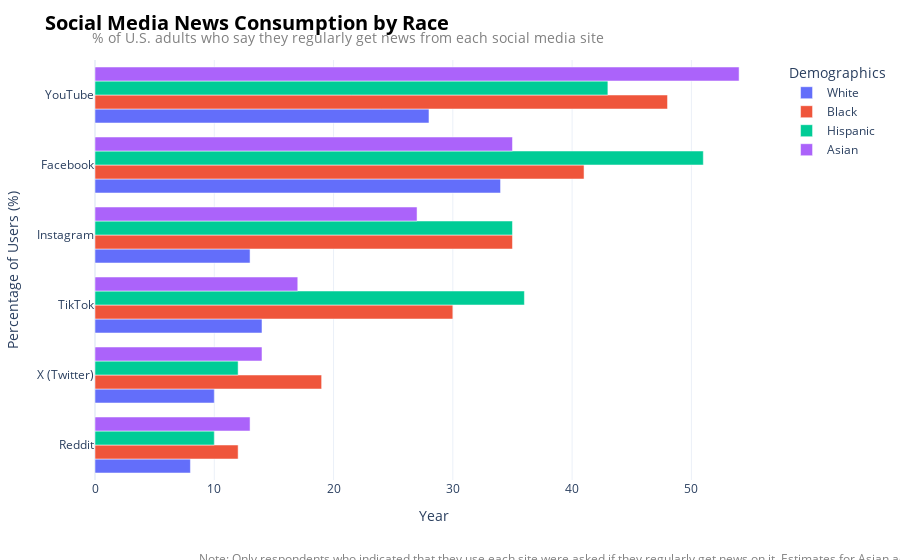

The notebook cell saved with this chart:
### Markdown cell above
## **Race/Social media platform** (Horizontal grouped bar chart)
-  Demographics and party identification of regular social media news consumers in the U.S. (% of U.S. adults who say they regularly get news from each social media site)
- Dataset: `demographics.csv`

### Code cell
df = demographics.copy()
df.set_index('Demographics', inplace=True)
df

# Filter for the races you want to plot
races_to_plot = ['White', 'Black', 'Hispanic', 'Asian']
df_race = df.loc[races_to_plot].copy()

df_long = df_race.reset_index().melt(
    id_vars='Demographics',
    var_name='Platform',
    value_name='Percentage'
)
df_long['Platform'] = df_long['Platform'].str.replace('# ', '')


fig = px.bar(
    df_long,
    y='Platform',         # Categories on the y-axis
    x='Percentage',       # Values on the x-axis
    color='Demographics', # Group and color by race
    barmode='group',      # This is the key argument for grouping
    orientation='h',      # This makes the chart horizontal
    
    labels={'Platform': 'Social Media Platform', 'Percentage': 'Percentage of Regular Consumers (%)'},
    template='plotly_white'
)

fig.update_layout(
    title=dict(
        text="<b>Social Media News Consumption by Race</b>", # Use HTML <b> tag for bold
        font=dict(
            #family="Helvetica",
            size=20,       
            color="black"  
        ),
        x=0.05 # Center the title
    ),
    xaxis_title="Year",
    yaxis_title="Percentage of Users (%)"
)

# --- 2. Add a Subtitle using an Annotation ---
fig.add_annotation(
    text=f"% of U.S. adults who say they regularly get news from each social media site",
    xref="paper", yref="paper",
    x=-0.008, y=1.08,       
    yanchor='top',
    showarrow=False, 
    font=dict(
        #family='Helvetica',
        size=14,
        color="grey"
    )
)

fig.add_annotation(
    # Use HTML <br> for line breaks
    text = "Note: Only respondents who indicated that they use each site were asked if they regularly get news on it. " \
    "Estimates for Asian adults are representative of English speakers only. " \
    "<br>Source: Survey of U.S. adults conducted Aug. 18-24, 2025. PEW RESEARCH CENTER",
    xref="paper", yref="paper", 
    x=0.15, y=-0.25,    
    xanchor='left',       
    showarrow=False,
    font=dict(
        size=12,
        color="grey"
    )
)
fig.update_layout(yaxis={'categoryorder':'total ascending'})

fig.show()

### Figure 1 — Plotly figure (JSON) as saved in the notebook; plotly's stock layout.template omitted (floating-point values rounded to 4 significant figures)
{"data": [{"alignmentgroup": "True", "hovertemplate": "Demographics=White<br>Percentage of Regular Consumers (%)=%{x}<br>Social Media Platform=%{y}<extra></extra>", "legendgroup": "White", "marker": {"color": "#636efa", "pattern": {"shape": ""}}, "name": "White", "offsetgroup": "White", "orientation": "h", "showlegend": true, "textposition": "auto", "type": "bar", "x": [34, 28, 13, 14, 10, 8], "xaxis": "x", "y": ["Facebook", "YouTube", "Instagram", "TikTok", "X (Twitter)", "Reddit"], "yaxis": "y"}, {"alignmentgroup": "True", "hovertemplate": "Demographics=Black<br>Percentage of Regular Consumers (%)=%{x}<br>Social Media Platform=%{y}<extra></extra>", "legendgroup": "Black", "marker": {"color": "#EF553B", "pattern": {"shape": ""}}, "name": "Black", "offsetgroup": "Black", "orientation": "h", "showlegend": true, "textposition": "auto", "type": "bar", "x": [41, 48, 35, 30, 19, 12], "xaxis": "x", "y": ["Facebook", "YouTube", "Instagram", "TikTok", "X (Twitter)", "Reddit"], "yaxis": "y"}, {"alignmentgroup": "True", "hovertemplate": "Demographics=Hispanic<br>Percentage of Regular Consumers (%)=%{x}<br>Social Media Platform=%{y}<extra></extra>", "legendgroup": "Hispanic", "marker": {"color": "#00cc96", "pattern": {"shape": ""}}, "name": "Hispanic", "offsetgroup": "Hispanic", "orientation": "h", "showlegend": true, "textposition": "auto", "type": "bar", "x": [51, 43, 35, 36, 12, 10], "xaxis": "x", "y": ["Facebook", "YouTube", "Instagram", "TikTok", "X (Twitter)", "Reddit"], "yaxis": "y"}, {"alignmentgroup": "True", "hovertemplate": "Demographics=Asian<br>Percentage of Regular Consumers (%)=%{x}<br>Social Media Platform=%{y}<extra></extra>", "legendgroup": "Asian", "marker": {"color": "#ab63fa", "pattern": {"shape": ""}}, "name": "Asian", "offsetgroup": "Asian", "orientation": "h", "showlegend": true, "textposition": "auto", "type": "bar", "x": [35, 54, 27, 17, 14, 13], "xaxis": "x", "y": ["Facebook", "YouTube", "Instagram", "TikTok", "X (Twitter)", "Reddit"], "yaxis": "y"}], "layout": {"annotations": [{"font": {"color": "grey", "size": 14}, "showarrow": false, "text": "% of U.S. adults who say they regularly get news from each social media site", "x": -0.008, "xref": "paper", "y": 1.08, "yanchor": "top", "yref": "paper"}, {"font": {"color": "grey", "size": 12}, "showarrow": false, "text": "Note: Only respondents who indicated that they use each site were asked if they regularly get news on it. Estimates for Asian adults are representative of English speakers only. <br>Source: Survey of U.S. adults conducted Aug. 18-24, 2025. PEW RESEARCH CENTER", "x": 0.15, "xanchor": "left", "xref": "paper", "y": -0.25, "yref": "paper"}], "barmode": "group", "legend": {"title": {"text": "Demographics"}, "tracegroupgap": 0}, "margin": {"t": 60}, "title": {"font": {"color": "black", "size": 20}, "text": "<b>Social Media News Consumption by Race</b>", "x": 0.05}, "xaxis": {"anchor": "y", "domain": [0, 1], "title": {"text": "Year"}}, "yaxis": {"anchor": "x", "categoryorder": "total ascending", "domain": [0, 1], "title": {"text": "Percentage of Users (%)"}}}}
